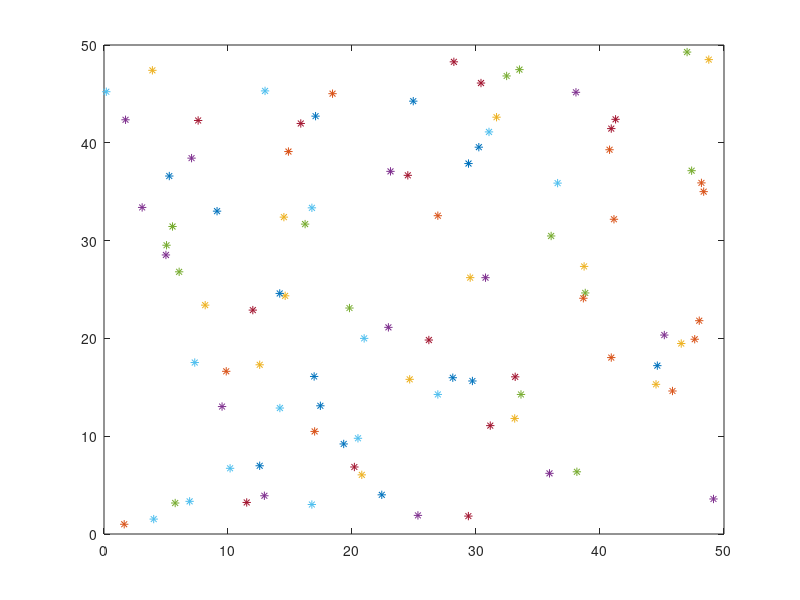

Reproduce this figure in MATLAB.
clear;close all; clc;

n = 100;
starCoord = rand(n,2)*50;



for i = 1:n
    % plot the star field map
    x1 = starCoord(i,1);
    y1 = starCoord(i,2);
    plot(x1,y1,'*')
    hold on
    
    % identify the stars within distance of 5
    % store the index of those stars in starWithin5
    k = 1;  
    for j = 1:n      
        if (j ~= i)
            r = norm(starCoord(i,:)-starCoord(j,:));
            if r <= 5
                starWithin5(i,k) = j;
                k = k+1;
            end
        end
    end
    
    % in case that there's no star within 5
%     p = size(starWithin5(i,:));
%     p = p(1);
%     if p < i
%         % star within 10
%     end
end


m = size(starWithin5);
m = m(2);
for i = 1:n
    Star1 = [starCoord(i,:), 0];
    k = 1;
    for j = 1:m
        starIndex = starWithin5(i,j);
        if starIndex ~= 0
            Star2 = [starCoord(starIndex,:),0];
            V = cross(Star1, Star2);
            mag = norm(V);
            corssProMag(i,k) = mag;
            corssProUnit(i,k,:) = V/mag;
            k = k+1;
        end 
    end
    
    p = size(corssProMag);
    p = p(1);
    if p == i
        corssProMag(i,:) = sort(corssProMag(i,:));
    end
    
end
            
            
            


